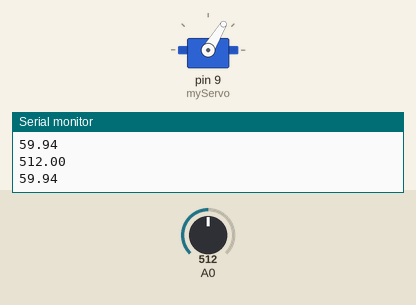
Recording of a sketch running on a simulated Arduino Uno, built with avr-gcc and run on an emulated ATmega328P. Parts: servo, the last lines printed to the serial monitor. The test bench sets the inputs (shaded band); at power-on: A0 = 512.

Above: at 1.2 s.
1.3 s: A0 set to 716
At 1.9 s:
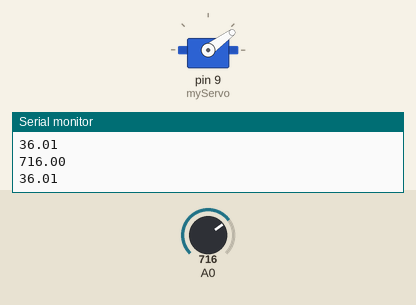
3.0 s: A0 set to 900
At 3.4 s:
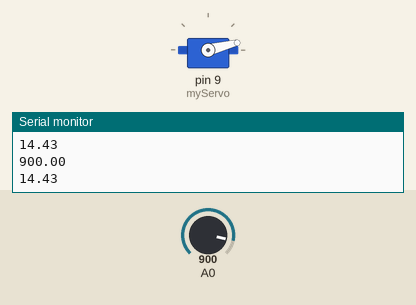
4.6 s: A0 set to 511
At 5.9 s:
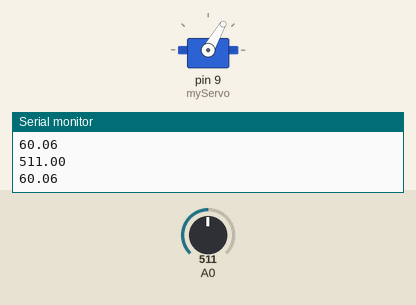
6.2 s: A0 set to 306
At 7.5 s:
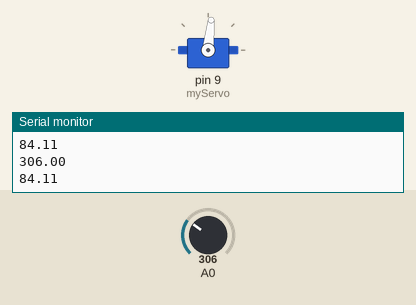
7.8 s: A0 set to 122
At 9.1 s:
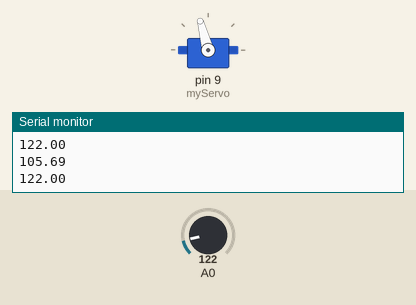
9.4 s: A0 set to 0
At 10.8 s:
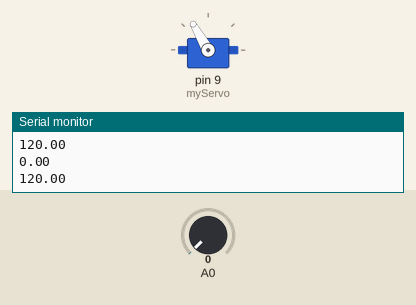
Timing chart, 0 to 12.0 s (numbered marks = the images above; inputs shaded):
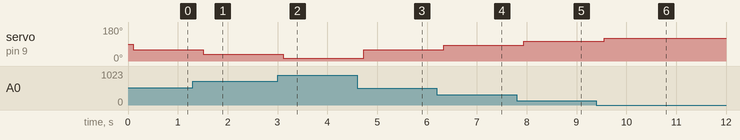

The sketch:

RC_M1_Servo.ino
```cpp
#include <Servo.h>

Servo myServo;

int servoMax = 120;
//Only using 120 degrees
int servoMin = 0;
int servoCurrent = 60;

int potMax = 1023;
int potMin = 0;

void setup() {
  // put your setup code here, to run once:

  myServo.attach(9);

  Serial.begin(9600);
}

void loop() {
  // put your main code here, to run repeatedly:

  float sensorValue = analogRead(A0);
  // print out the value you read:
  Serial.println(sensorValue);
  delay(50);
  float angleChange = servoMax*((potMax - sensorValue)/potMax);
  Serial.println(angleChange);
  delay(50);

  myServo.write(angleChange);
  delay(100);

}
```

Measured:
- after the input at 1.3 s, servo on pin 9 (myServo): 59° → 36° after 0.21 s
- after the input at 3.0 s, servo on pin 9 (myServo): 36° → 14° after 0.12 s
- after the input at 4.6 s, servo on pin 9 (myServo): 14° → 60° after 0.13 s
- after the input at 6.2 s, servo on pin 9 (myServo): 60° → 84° after 0.14 s
- after the input at 7.8 s, servo on pin 9 (myServo): 84° → 105° after 0.14 s
- after the input at 9.4 s, servo on pin 9 (myServo): 105° → 120° after 0.15 s
